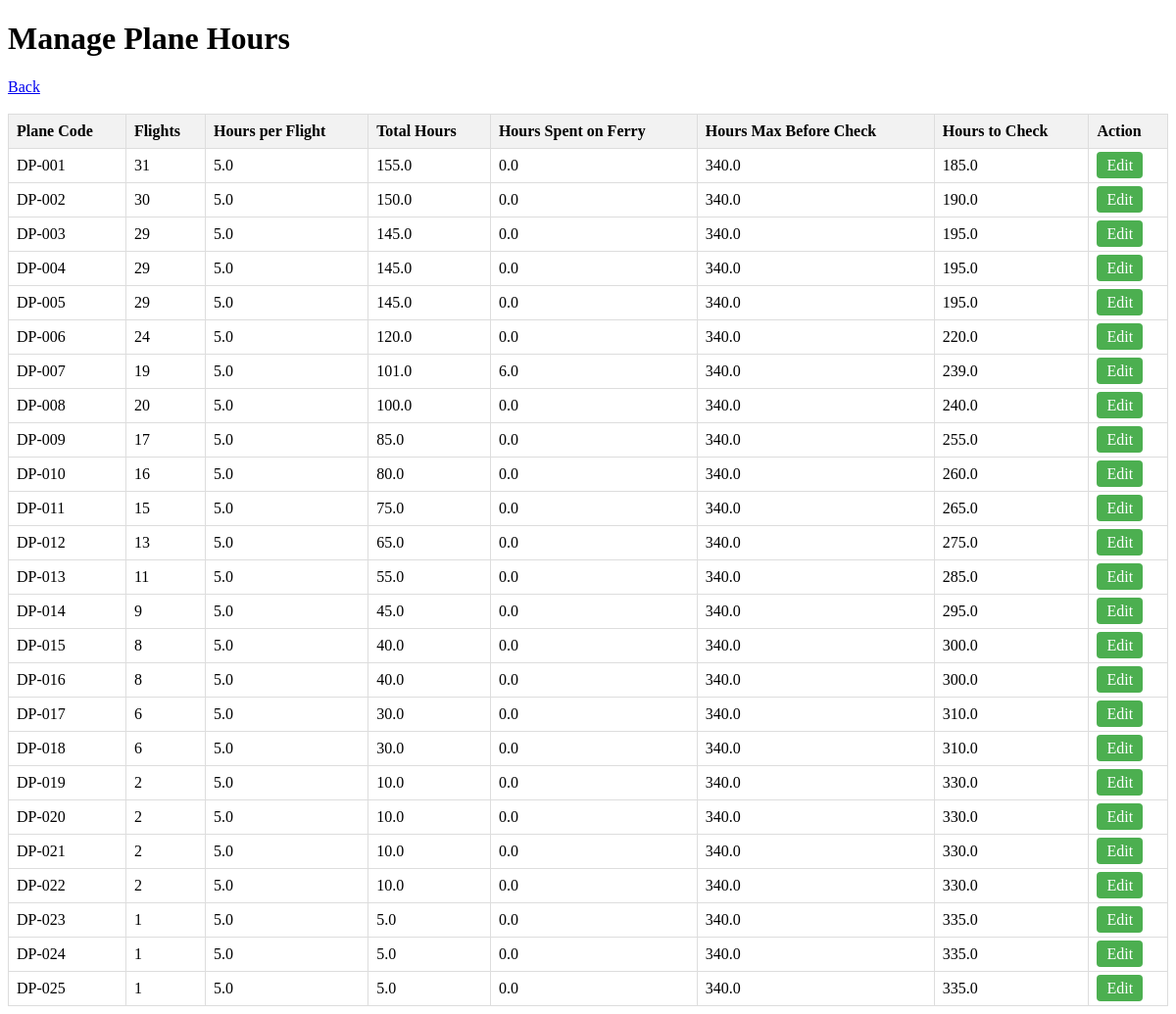
The app's page /manage_plane.php (signed in) with its own data.
### tables this page shows
CREATE TABLE `my_planes` (
  `plane_id` int(11) NOT NULL,
  `plane_code` varchar(50) NOT NULL,
  `aircraft` varchar(100) NOT NULL,
  `manufacturer` varchar(100) DEFAULT NULL,
  `crew_pilots` int(11) DEFAULT 2,
  `crew_crew` int(11) DEFAULT 2,
  `crew_engineers` int(11) DEFAULT 1,
  `crew_tech` int(11) DEFAULT 2,
  `cruise_speed` int(11) DEFAULT NULL,
  `capacity` int(11) DEFAULT NULL,
  `seat_pricing` varchar(50) NOT NULL,
  `runway_required` int(11) DEFAULT NULL,
  `delivery_time` time DEFAULT NULL,
  `a_check_cost` decimal(10,2) DEFAULT NULL,
  `flight_range` int(11) DEFAULT NULL,
  `consumption` decimal(10,2) DEFAULT NULL,
  `service_ceiling` int(11) DEFAULT NULL,
  `co2_emission` decimal(10,2) DEFAULT NULL,
  `maint_check` int(11) DEFAULT NULL,
  `hours_per_flight` int(11) NOT NULL,
  `hours_spent_on_ferry` int(11) NOT NULL,
  `total_hours` int(11) NOT NULL,
  `hours_to_check` int(11) NOT NULL,
  `num_of_flights` int(11) NOT NULL,
  `short_name` varchar(50) DEFAULT NULL,
  `my_short_name` varchar(50) DEFAULT NULL,
  `hub` varchar(50) DEFAULT NULL,
  `flight_route` varchar(50) DEFAULT NULL,
  `user_id` int(11) DEFAULT NULL
);

### manage_plane.php (the view, shortened to what this page needs)
<?php
include 'database.php';
$query = "
    SELECT * FROM my_planes WHERE user_id = :user_id
";
$stmt = $conn->prepare($query);
$stmt->execute([':user_id' => $_SESSION['user_id']]);
$managementData = $stmt->fetchAll(PDO::FETCH_ASSOC);
?>
<!DOCTYPE html>
<html>
<head>
</head>
<body>
    <h1>Manage Plane Hours</h1>
    <nav>
        <a href="index.php">Back</a>
    </nav>
    <br>
    <table>
        <thead>
            <tr>
                <th>Plane Code</th>
                <th>Flights</th>
                <th>Hours per Flight</th>
                <th>Total Hours</th>
                <th>Hours Spent on Ferry</th>
                <th>Hours Max Before Check</th>
                <th>Hours to Check</th>
                <th>Action</th>
            </tr>
        </thead>
        <tbody>
            <?php foreach ($managementData as $data): ?>
                <tr>
                    <td><?php echo htmlspecialchars($data['plane_code']); ?></td>
                    <td><?php echo htmlspecialchars($data['num_of_flights']); ?></td>
                    <td><?php echo htmlspecialchars(number_format($data['hours_per_flight'], 1)); ?></td>
                    <td><?php echo htmlspecialchars(number_format($data['total_hours'], 1)); ?></td>
                    <td><?php echo htmlspecialchars(number_format($data['hours_spent_on_ferry'], 1)); ?></td>
                    <td><?php echo htmlspecialchars(number_format($data['maint_check'], 1)); ?></td>
                    <td><?php echo htmlspecialchars(number_format($data['hours_to_check'], 1)); ?></td>
                    <td>
                        <a class="btn-edit" href="edit_plane_management.php?management_id=<?php echo $data['plane_code']; ?>">Edit</a>
                    </td>
                </tr>
            <?php endforeach; ?>
        </tbody>
    </table>
</body>
</html>

### manage_plane.php (style rules this page uses)
table { border-collapse: collapse; width: 100%; }
th, td { border: 1px solid #ddd; padding: 8px; }
th { background-color: #f2f2f2; text-align: left; }
.btn-edit { background-color: #4CAF50; color: white; padding: 5px 10px; text-decoration: none; border-radius: 4px; }

### records on screen
my_planes: plane_code "DP-001", num_of_flights "31", hours_per_flight "5.0", total_hours "155.0", hours_spent_on_ferry "0.0", maint_check "340.0", hours_to_check "185.0"
my_planes: plane_code "DP-002", num_of_flights "30", hours_per_flight "5.0", total_hours "150.0", hours_spent_on_ferry "0.0", maint_check "340.0", hours_to_check "190.0"
my_planes: plane_code "DP-003", num_of_flights "29", hours_per_flight "5.0", total_hours "145.0", hours_spent_on_ferry "0.0", maint_check "340.0", hours_to_check "195.0"
my_planes: plane_code "DP-004", num_of_flights "29", hours_per_flight "5.0", total_hours "145.0", hours_spent_on_ferry "0.0", maint_check "340.0", hours_to_check "195.0"
my_planes: plane_code "DP-005", num_of_flights "29", hours_per_flight "5.0", total_hours "145.0", hours_spent_on_ferry "0.0", maint_check "340.0", hours_to_check "195.0"
my_planes: plane_code "DP-006", num_of_flights "24", hours_per_flight "5.0", total_hours "120.0", hours_spent_on_ferry "0.0", maint_check "340.0", hours_to_check "220.0"
my_planes: plane_code "DP-007", num_of_flights "19", hours_per_flight "5.0", total_hours "101.0", hours_spent_on_ferry "6.0", maint_check "340.0", hours_to_check "239.0"
my_planes: plane_code "DP-008", num_of_flights "20", hours_per_flight "5.0", total_hours "100.0", hours_spent_on_ferry "0.0", maint_check "340.0", hours_to_check "240.0"
my_planes: plane_code "DP-009", num_of_flights "17", hours_per_flight "5.0", total_hours "85.0", hours_spent_on_ferry "0.0", maint_check "340.0", hours_to_check "255.0"
my_planes: plane_code "DP-010", num_of_flights "16", hours_per_flight "5.0", total_hours "80.0", hours_spent_on_ferry "0.0", maint_check "340.0", hours_to_check "260.0"
my_planes: plane_code "DP-011", num_of_flights "15", hours_per_flight "5.0", total_hours "75.0", hours_spent_on_ferry "0.0", maint_check "340.0", hours_to_check "265.0"
my_planes: plane_code "DP-012", num_of_flights "13", hours_per_flight "5.0", total_hours "65.0", hours_spent_on_ferry "0.0", maint_check "340.0", hours_to_check "275.0"
my_planes: plane_code "DP-013", num_of_flights "11", hours_per_flight "5.0", total_hours "55.0", hours_spent_on_ferry "0.0", maint_check "340.0", hours_to_check "285.0"
my_planes: plane_code "DP-014", num_of_flights "9", hours_per_flight "5.0", total_hours "45.0", hours_spent_on_ferry "0.0", maint_check "340.0", hours_to_check "295.0"
my_planes: plane_code "DP-015", num_of_flights "8", hours_per_flight "5.0", total_hours "40.0", hours_spent_on_ferry "0.0", maint_check "340.0", hours_to_check "300.0"
my_planes: plane_code "DP-016", num_of_flights "8", hours_per_flight "5.0", total_hours "40.0", hours_spent_on_ferry "0.0", maint_check "340.0", hours_to_check "300.0"
my_planes: plane_code "DP-017", num_of_flights "6", hours_per_flight "5.0", total_hours "30.0", hours_spent_on_ferry "0.0", maint_check "340.0", hours_to_check "310.0"
my_planes: plane_code "DP-018", num_of_flights "6", hours_per_flight "5.0", total_hours "30.0", hours_spent_on_ferry "0.0", maint_check "340.0", hours_to_check "310.0"
my_planes: plane_code "DP-019", num_of_flights "2", hours_per_flight "5.0", total_hours "10.0", hours_spent_on_ferry "0.0", maint_check "340.0", hours_to_check "330.0"
my_planes: plane_code "DP-020", num_of_flights "2", hours_per_flight "5.0", total_hours "10.0", hours_spent_on_ferry "0.0", maint_check "340.0", hours_to_check "330.0"
my_planes: plane_code "DP-021", num_of_flights "2", hours_per_flight "5.0", total_hours "10.0", hours_spent_on_ferry "0.0", maint_check "340.0", hours_to_check "330.0"
my_planes: plane_code "DP-022", num_of_flights "2", hours_per_flight "5.0", total_hours "10.0", hours_spent_on_ferry "0.0", maint_check "340.0", hours_to_check "330.0"
my_planes: plane_code "DP-023", num_of_flights "1", hours_per_flight "5.0", total_hours "5.0", hours_spent_on_ferry "0.0", maint_check "340.0", hours_to_check "335.0"
my_planes: plane_code "DP-024", num_of_flights "1", hours_per_flight "5.0", total_hours "5.0", hours_spent_on_ferry "0.0", maint_check "340.0", hours_to_check "335.0"
my_planes: plane_code "DP-025", num_of_flights "1", hours_per_flight "5.0", total_hours "5.0", hours_spent_on_ferry "0.0", maint_check "340.0", hours_to_check "335.0"
